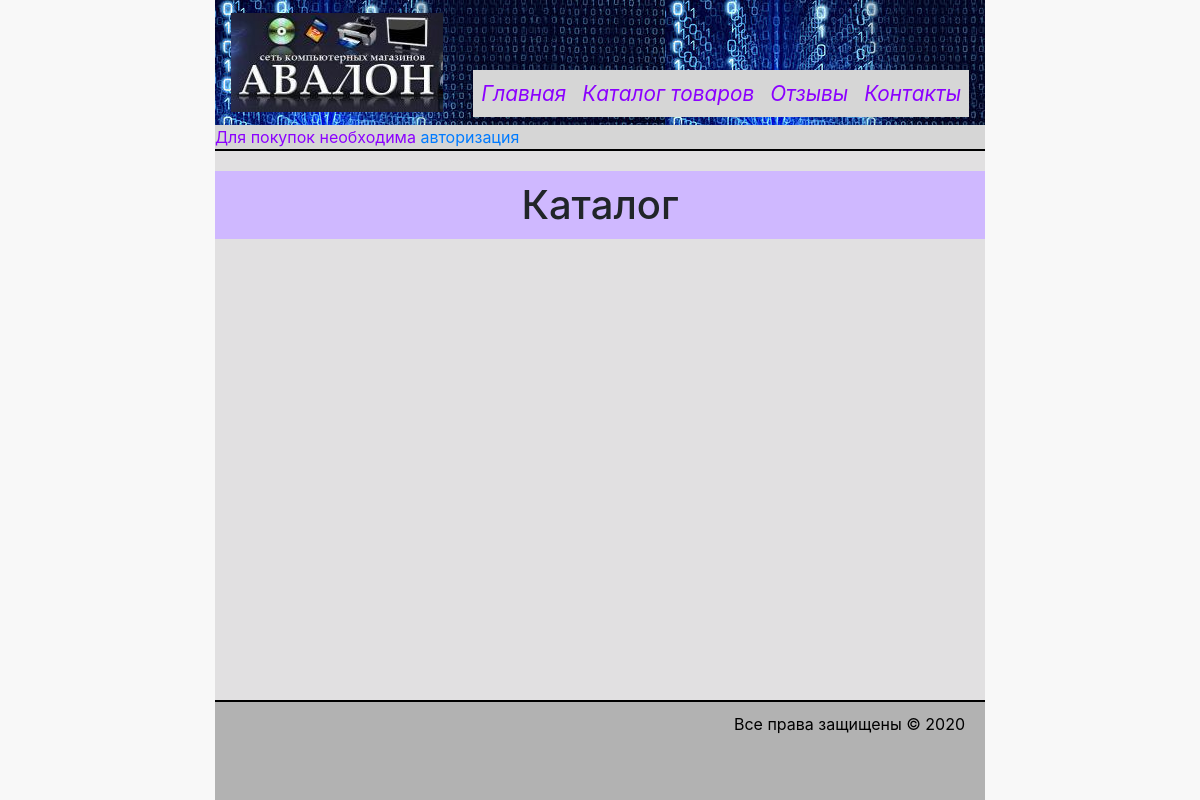
/?page=catalog, run on an earlier commit of the app's database.
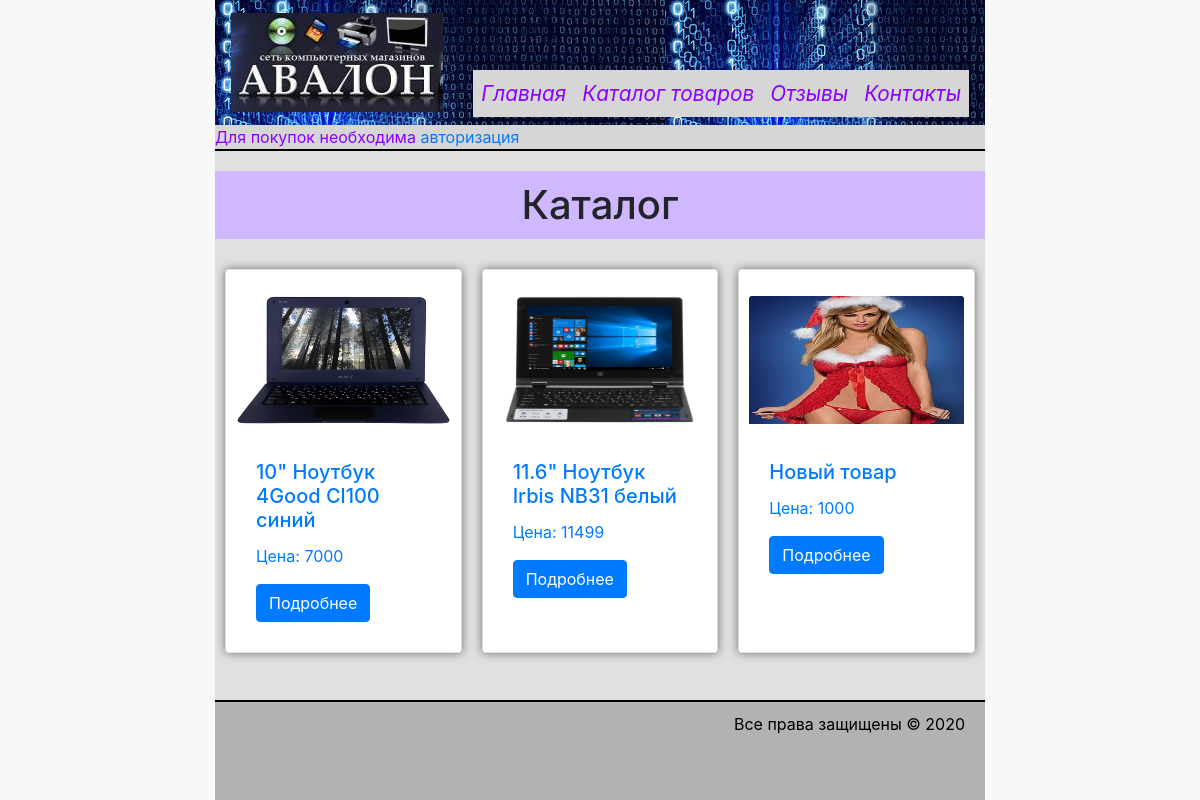
And on a later commit of the database.
### tables this page shows
CREATE TABLE IF NOT EXISTS goods (
  id INT(11) UNSIGNED NOT NULL AUTO_INCREMENT,
  name VARCHAR(255) NOT NULL,
  description_short TEXT DEFAULT NULL,
  thumbnail VARCHAR(255) DEFAULT 'NULL',
  property TEXT DEFAULT NULL,
  description TEXT DEFAULT NULL,
  price DOUBLE DEFAULT NULL,
  PRIMARY KEY (id)
);

### functions.inc (called while the page is built, shortened)
<?php
function isAdmin() {
    return isset($_SESSION) && $_SESSION['is_admin'] == '1';
}
function isUser() {
    return isset($_SESSION) && $_SESSION['is_admin'] == '0';
}

### db.inc (called while the page is built, shortened)
<?php
class DB
{
    static $instance = null;
    static function getInstance()
    {
        if (self::$instance === null) {
            self::$instance = new DB();
        }
        return self::$instance;
    }
    private function __construct()
    {
        $conf = ['host' => '127.0.0.1',
            'user' => 'root',
            'password' => 'root',
            'db' => 'internet_shop'];
        $this->DBLink = new PDO("mysql:host={$conf['host']};dbname={$conf['db']};charset=UTF8", $conf['user'], $conf['password'],
            array(PDO::MYSQL_ATTR_INIT_COMMAND => 'SET NAMES \'UTF8\';'));
    }
    function QueryMany()
    {
        try {
            $args = func_get_args();
            $query = array_shift($args);
            if (!($rs = $this->getInstance()->DBLink->prepare($query))) {
                throw new Exception('Ошибка prepare');
            }
            if (!$rs->execute($args)) {
                throw new Exception('Ошибка execute');
            }
            if (!preg_match('/^\s*(insert|update|delete)/si', $query) && $rs->columnCount() > 0) {
                $rows = array();
                while ($row = $rs->fetch(PDO::FETCH_ASSOC)) {
                    if (isset($row['id']))
                        $rows[$row['id']] = $row;
                    else
                        $rows[] = $row;
                }
                return $rows;
            }
            return true;
        } catch (Exception $exc) {
            $DBError = $exc->getMessage();
            if (!$this->getInstance()->DBLink) {
                throw new Exception($DBError);
            }
            if ($this->getInstance()->DBLink->inTransaction()) $this->getInstance()->DBLink->rollBack();
            throw new Exception($DBError);
        }
    }
}

### catalog.inc (the view, shortened to what this page needs)
<?php
$goods = DB::getInstance()->QueryMany("SELECT * from goods");
if ($goods) {
    $thumbnails = [];
    $rows = DB::getInstance()->QueryMany("SELECT * FROM pictures ORDER BY product_id, id desc");
    foreach ($rows as $row) {
        $thumbnails[$row['product_id']] = [
            'picture_path' => WEB_ROOT  . '/' . str_replace(DIRECTORY_SEPARATOR, '/', $row['path']) . $row['name'],
            'picture_thumb' => WEB_ROOT . '/' . str_replace(DIRECTORY_SEPARATOR, '/', $row['path'] . THUMBNAIL_DIR) . $row['name']];
    }
}
?>
        <h1>Каталог</h1>
        <div class="tovar_list clearfix d-md-flex">
            <?php foreach ($goods as $product) { ?>
                <div class="card">
                    <a href="<?= "?page=goods_item&id=" . $product['id'] ?>">
                        <img class="card-img-top mt-3 mb-sm-3" src="<?=$thumbnails[$product['id']]['picture_path'] ?>" alt="<?= htmlspecialchars($product['name']) ?>" width="128" height="128">
                        <div class="card-body">
                            <h5 class="card-title"><?= htmlspecialchars($product['name']) ?></h5>
                            <p>Цена: <?= $product['price'] ?></p>
                            <a href="<?= "?page=goods_item&id=" . $product['id'] ?>" class="btn btn-primary">Подробнее</a>
                        </div>
                    </a>
                </div>
            <?php } ?>
        </div>

### index.php (shortened to what this page needs)
<?php
require_once 'db.inc';
require_once 'functions.inc';
$page = isset($_GET['page']) ? $_GET['page'] : '';
switch ($page) {
    case 'catalog':
        include 'catalog.inc';
        break;
}
$content = ob_get_clean();
$cartContent = readCart();
function readCart() {
    if (! (isUser() || isAdmin())) {
        return 'Для покупок необходима <a href="?page=login">авторизация</a>';
    }
    $goodsInCart = DB::getInstance()->QueryMany("SELECT g.id AS goods_id, g.name, SUM(g.price) AS summa, SUM(c.quantity) quantity
        FROM cart c INNER JOIN goods g ON c.goods_id = g.id where c.user_id=? GROUP BY g.id", $_SESSION['user_id']);
    return "<a href='?page=cart' title='Смотреть корзину'>В корзине</a>: " . count($goodsInCart) . " товаров";
}
include 'header.inc';
echo $content;
include 'footer.inc';

### header.inc (shortened to what this page needs)
<!doctype html>
<html lang="ru">
<head>
    <link rel="stylesheet" href="https://maxcdn.bootstrapcdn.com/bootstrap/4.0.0/css/bootstrap.min.css"
>
    <link rel="stylesheet" href="https://cdn.jsdelivr.net/gh/fancyapps/fancybox@3.5.7/dist/jquery.fancybox.min.css"/>
    <link rel="stylesheet" href="<?= WEB_ROOT . '/css/style.css' ?>">
</head>
<body>
<div class="container">
    <div class="content">
        <div class="header">
            <nav class="navbar navbar-expand-md d-flex align-items-end">
                <a class="navbar-brand" href="#">
                    <img class="d-none d-md-block" src="<?= WEB_ROOT . '/img/logo_small.jpg' ?>" alt="">
                </a>
                <div class="collapse navbar-collapse justify-content-end" id="navbarsExampleDefault">
                    <ul class="navbar-nav">
                        <li class="nav-item"><a class="nav-link" href="<?= WEB_ROOT . '/' ?>"
                                                title="Главная страница">Главная</a>
                        </li>
                        <li class="nav-item"><a class="nav-link" href="<?= WEB_ROOT . '/?page=catalog' ?>"
                                                title="Переход в каталог товаров">Каталог товаров</a></li>
                        <li class="nav-item"><a class="nav-link" href="<?= WEB_ROOT . '/?page=feedback' ?>"
                                                title="Отзывы о сайте">Отзывы</a>
                        </li>
                        <li class="nav-item"><a class="nav-link" href="<?= WEB_ROOT . '/?page=contacts' ?>"
                                                title="Контактные реквизиты">Контакты</a>
                        </li>
                    </ul>
                </div>
            </nav>
            <div class="user_panel">
                <div>
                    <?= $cartContent ?>
                </div>
            </div>
        </div>

### footer.inc (shortened to what this page needs)
<div id="pull"></div>
</div>
<div class="footer">
    <p>Все права защищены &copy; 2020</p>
</div>
</div>
</body>
</html>

### css/style.css (style rules this page uses)
body, html { height: 100%; }
body { background-color: #f8f8f8; }
h1, h2, h3 { text-align: center; background-color: #cfb8ff; padding: 10px; margin: 20px 0 20px; }
.container { height: 100%; max-width: 800px; min-width: 360px; }
.header { background-color: #b2b2b2; background-image: url(../img/fon.jpg); border-bottom: 2px solid black; }
.content { background-color: #E1E0E1; min-height: 100%; }
#pull { height: 100px; }
.nav-item { font-style: italic; font-size: 1.3em; list-style-type: none; }
.nav-link { display: block; height: 100%; width: 100%; color: #8B00FF; background-color: #d6d6d6; }
.tovar_list { padding: 0; list-style-type: none; }
.tovar_list > div { margin: 10px; box-shadow: 0 0 10px rgba(0, 0, 0, 0.5); transition: all .2s ease-in-out; padding: 10px; }
.card { width: 18rem; }
.footer { border-top: 2px solid black; margin-top: -100px; background-color: #b2b2b2; height: 100px; }
.footer p { margin: 0; text-align: right; padding-right: 20px; padding-top: 10px; color: black; }
.user_panel { color: #8B00FF; background-color: #d6d6d6; display: flex; justify-content: space-between; }

What changed in the data, as far as the page shows it:
added goods: shows a picture, name "10\" Ноутбук 4Good Cl100 синий", price "7000"
added goods: shows a picture, name "11.6\" Ноутбук Irbis NB31 белый", price "11499"
added goods: shows a picture, name "Новый товар", price "1000"
